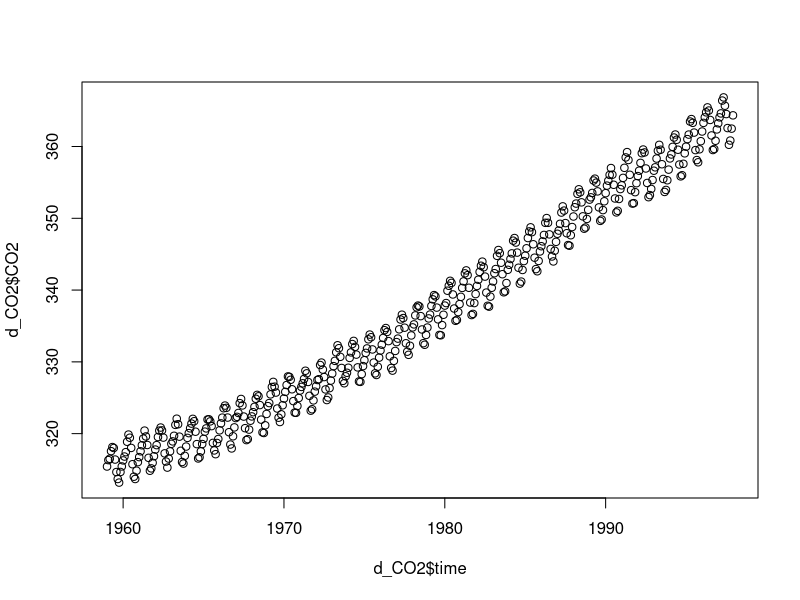
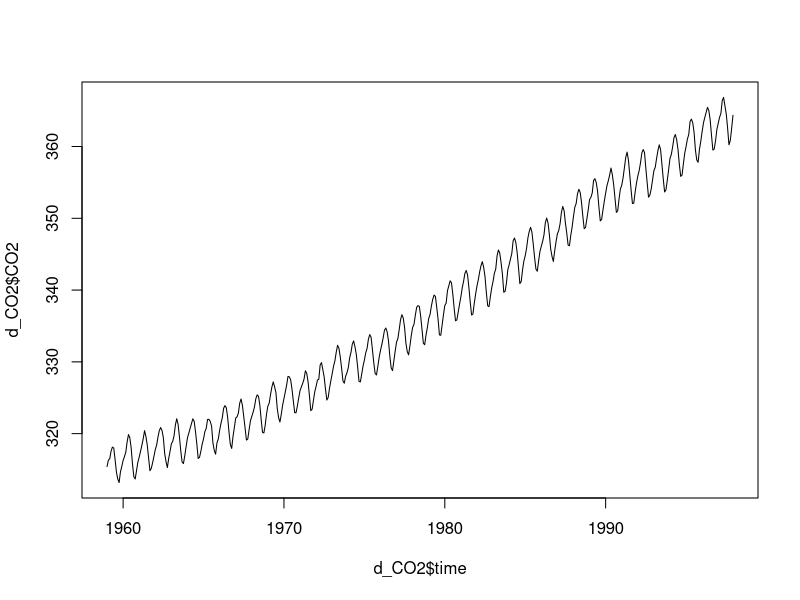
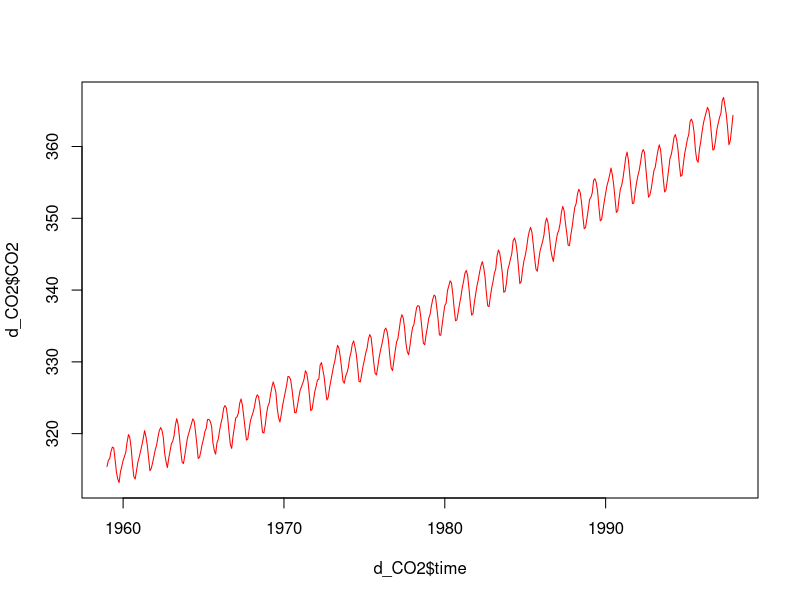
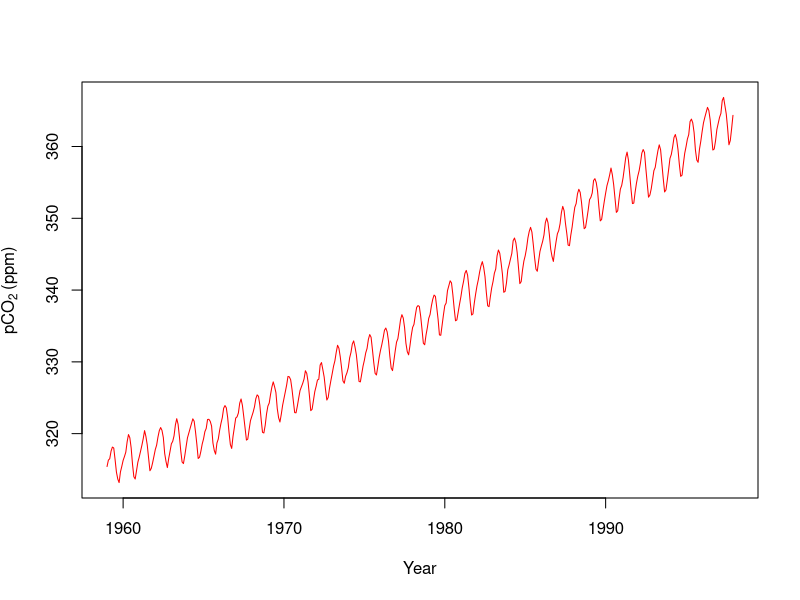

Generate these figures, in order, with R: (Note: this script raises an error after producing the figures.)
## ---- chunk 1

(1 + 2 * 4)/3 - 1.3  

100^0.5 #100的0.5次方根

log(2) #注意这是自然对数，与excel里的用法不一样

log10(2) #这才是以10为底的对数

## ---- chunk 2
exp(1) #e是自然对数的底，e=2.718..., exp(1) = e^1；用于指数函数

sin(pi/2) # pi = 3.14159...圆周率

6.22e23 #科学计数法，6.22*10^23，注意这里e不是自然对数的底

abs(-10) #绝对值

## ---- chunk 3
round(2.3)
round(2.6)
round(2.5)
round(3.5)
## ---- chunk 4
floor(2.6) #向下取整
ceiling(2.3) #向上取整
trunc(2.3)#取整数部分，对于正数，等价于floor
trunc(-2.6) #取整数部分，对于负数，等价于ceiling

## ---- chunk 5
round(pi, 2) #保留2位小数
round(pi, 3) #保留3位小数

signif(pi,2) #保留2位有效数字
signif(pi,3) #保留3位有效数字
## ---- chunk 6
5 > 3 # 大于
5 == 3 #等于
1:5 != 3 #不等于
## ---- chunk 7
1:5 > 2 & 1:5 <5 # AND/与
1:5 <= 2 | 1:5 >=4 # OR/或

## ---- chunk 8
x1 = 12
x1

x2 <- 23
x2

y <- x1 + x2
y

x1 + x2 -> z 
z
## ---- chunk 9
data.frame(x = 1:3, y = 4:6)
data.frame(x <- 1:3, y <- 4:6)

## ---- chunk 10

class(as.integer(1.2)) #将1.2转化为整数,并查看其类型


class(pi) # pi = 3.1415......
class("Xiamen")

class(c(TRUE,FALSE))

## ---- chunk 11
t_1 <- c("1", "2", "3.4") #字符，无法进行计算
t_1
class(t_1)
t_2 <- as.numeric(t_1) #转化为数值，就可以计算了
t_2
class(t_2)
## ---- chunk 12
t_3 <- as.factor(t_2) #数值转化为因子，非常有用的功能，以后详述
t_3
class(t_3)
## ---- chunk 13
v0 <- c(1, 3, 4, NA) #第4个数缺失  
v0

is.na(v0) #判断是否有缺失值
v0[is.na(v0)] <- 0 #将缺失值替换为0
v0
## ---- chunk 14
logv0 <- log(v0) #对数据进行自然对数转化，产生了负无穷大值（-Inf）
logv0
is.infinite(logv0) # 检查是否有无穷大，包括Inf和-Inf

logv0[is.infinite(logv0)] <- NA #将无穷大替换为缺失值NA
logv0

## ---- chunk 15
v1 <- c(1.4, 3, 10.9, -7)
v1
## ---- chunk 16
v2 <- c("apple","organge","banana")
v2
## ---- chunk 17
v3 <- c(TRUE,FALSE,TRUE,FALSE)
v3
## ---- chunk 18
seq(from = 10, to = 100, by = 10) 

## ---- chunk 19
seq(10, 100, 10)

## ---- chunk 20
seq(10, 100, length.out = 19)
## ---- chunk 21
v2 <- seq(10, 100, length.out = 19)
v2[12]
## ---- chunk 22
1:10
v3 <- 20:30
v3
## ---- chunk 23
rep(8, 5)
rep("ha", 6)
## ---- chunk 24
rep(1:3, 2)
rep(1:3, each = 3)
rep(1:3, each = 3, times=2)

## ---- chunk 25
v1 <- c(1.4, 3, 10.9, -7)
v1[3] # 引用第3个元素
v1 + 10 # 每个元素均加10
v1 * 10 # 每个元素均乘以10
v1^2 #每个元素均求平方
## ---- chunk 26
v4 <- seq(60, 100, 5)
v4
summary(v4) 
mean(v4) #算术平均值
median(v4) #中位数

## ---- chunk 27
sd(v4) # 标准差
min(v4) # 最小值
max(v4) # 最大值
range(v4) #范围：最小值～最大值
## ---- chunk 28
m1 <- matrix(1:18, nrow=3, ncol=6)
m1

## ---- chunk 29
m2 <- matrix(1:18, nrow=3, ncol=6, byrow=T)
m2
## ---- chunk 30
student <- c("Tom", "Jack", "Mingming", "Alice", "Feifei")
sex <- c("Male", "Male", "Male", "Female", "Female")
score <- c(83, 72, 80, 92, 95)

data.frame(student, sex, score)

## ---- chunk 31
d1 <- data.frame(student, sex, score)
## ---- chunk 32
d1$student 

d1[ , 1] #逗号前是行号，逗号后是列号

## ---- chunk 33
d1$score[2]
d1[2, 3] 
## ---- chunk 34
data() #用此函数查看R自带的数据，以下是节选。
## ---- chunk 35
head(iris )
## ---- chunk 36
tail(iris, 4)
## ---- chunk 37
names(iris) 
## ---- chunk 38
dim(iris) 
## ---- chunk 39
length(iris) #5列
length(iris$Species) #150行
## ---- chunk 40
str(iris)    

## ---- chunk 41
summary(iris)
## ---- chunk 42
class(iris) 
## ---- chunk 43
d1
## ---- chunk 44
d2 <- data.frame(age = c(20, 19, 20, 21, 19))
d2
## ---- chunk 45
cbind(d1, d2) 
## ---- chunk 46
rbind(d1, d1)
## ---- chunk 47
d_CO2 <- data.frame(time = time(co2), CO2 = co2) 

write.csv(d_CO2, "CO2_data.csv")

## ---- chunk 48
dput(d_CO2)

## ---- chunk 49
plot(x = d_CO2$time, y = d_CO2$CO2)
## ---- chunk 50
plot(x = d_CO2$time, y = d_CO2$CO2, type = "l")
## ---- chunk 51
plot(x = d_CO2$time, y = d_CO2$CO2, type = "l", col = "red")
## ---- chunk 52
plot(x = d_CO2$time, y = d_CO2$CO2, type = "l", col = "red", xlab = "Year", ylab = expression(pCO[2]~"(ppm)"))

## ---- chunk 53
knitr::include_graphics("pCO2.png")

